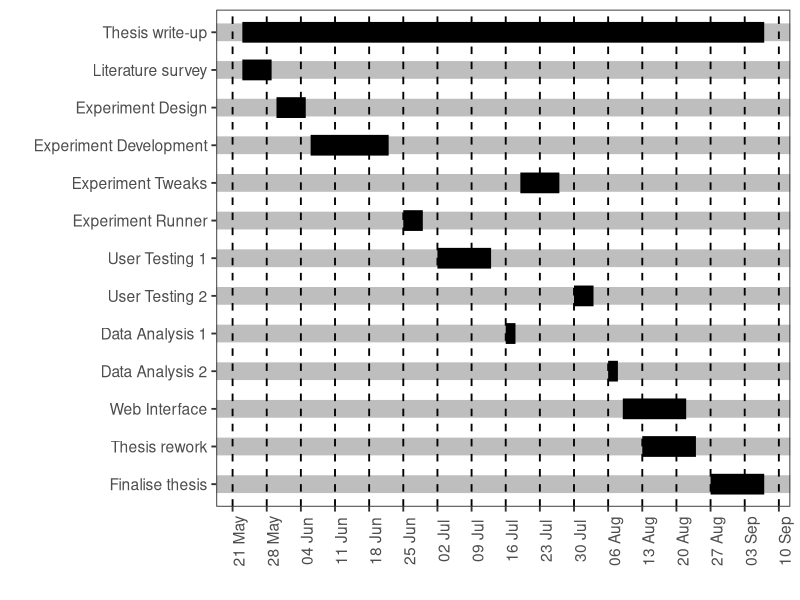

Recreate this plot in R.
## ---- chunk 1
knitr::opts_chunk$set(echo = FALSE, message=FALSE, warning=FALSE)
#The following options are for outputing the images
knitr::opts_chunk$set(dev="png", 
                      dev.args=list(type="cairo"),
                      fig.path = "images/",
                      dpi=120)
## ---- chunk 2
mirrorUrl = "http://cran.ma.imperial.ac.uk"

# Install and load all packages up-front!
if(!require(readxl)) install.packages("readxl", repos = mirrorUrl)
if(!require(ggplot2)) install.packages("ggplot2", repos = mirrorUrl)
if(!require(reshape2)) install.packages("reshape2", repos = mirrorUrl)

library(ggplot2)
library(reshape2)

# clear workspace
rm(list = ls())
## ---- chunk 3

## ---- chunk 4
#Create tasks as vectors in the format: name, start date, end date.

task1 <- c('Thesis write-up', '2018-05-23', '2018-09-07')
task2 <- c('Literature survey', '2018-05-23', '2018-05-29')
task3 <- c('Experiment Design', '2018-05-30', '2018-06-05')
task3b <- c('Experiment Development', '2018-06-06', '2018-06-22')
task3c <- c('Experiment Tweaks', '2018-07-19', '2018-07-27')
task4 <- c('Experiment Runner', '2018-06-25', '2018-06-29')
task5 <- c('User Testing 1', '2018-07-02', '2018-07-13')
task5b <- c('User Testing 2', '2018-07-30', '2018-08-03')
task6 <- c('Data Analysis 1', '2018-07-16', '2018-07-18')
task6b <- c('Data Analysis 2', '2018-08-06', '2018-08-08')
task7 <- c('Web Interface', '2018-08-09', '2018-08-22')
task8 <- c('Thesis rework', '2018-08-13', '2018-08-24')
task9 <- c('Finalise thesis', '2018-08-27', '2018-09-07')

tasks_df <- as.data.frame(rbind(task1, task2, task3, task3b, task3c, task4, task5, task5b, task6, task6b, task7, task8, task9))
names(tasks_df) <- c('task', 'start', 'end')
tasks_df$task <- factor(tasks_df$task, levels = tasks_df$task)
tasks_df$start <- as.Date(tasks_df$start)
tasks_df$end <- as.Date(tasks_df$end)
tasks_df_melted <- melt(tasks_df, measure.vars = c('start', 'end'))

## ---- chunk 5
# starting date to begin plot
start_date <- as.Date('2018-05-23')
 
ggplot(tasks_df_melted, aes(value, task)) + 
  geom_line(size = 7) +
  labs(x = '', y = '') +
  theme_bw(base_size = 14) +
  theme(plot.title = element_text(hjust = 0.5),
        panel.grid.major.x = element_line(colour="black", linetype = "dashed"),
        panel.grid.major.y = element_line(colour="gray", size = 6),
        panel.grid.major = element_blank(),
        panel.grid.minor = element_blank(),
        axis.text.x = element_text(angle = 90)) +
        scale_y_discrete(limits = rev(levels(tasks_df_melted$task))) +
  scale_x_date(date_labels = "%d %b", limits = c(start_date, NA), date_breaks = '1 week')

